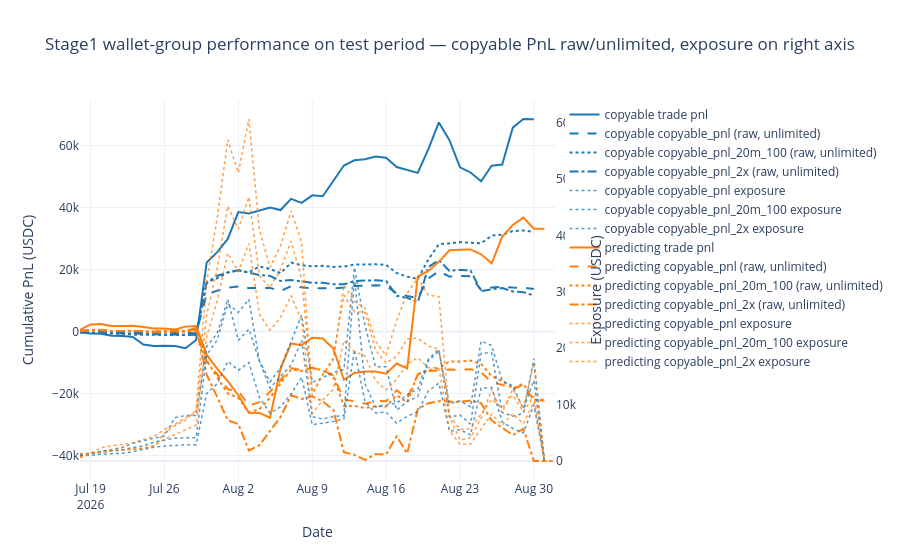

Notebook cell for this chart:
### Code cell
import plotly.graph_objects as go

from polymarket_analysis.visualization.wallet_plots import copyable_exposure_series

print(f"copyable_group wallets: {len(wallet_cohorts['copyable_group']):,}")
print(f"predicting_group wallets: {len(wallet_cohorts['predicting_group']):,}")

pd.set_option('display.max_rows', 100)

PNL_TO_QTY = {
    COPYABLE_PNL_BASE: "copyable_qty_5m_100",
    **{f"copyable_pnl_{k}": cfg["qty_col"] for k, cfg in COPYABLE_VARIANTS.items()},
}

plot_rows = []
exposure_rows = []
for group_label, cohort_name in [('copyable', 'copyable_group'), ('predicting', 'predicting_group')]:
    wallets = set(wallet_cohorts[cohort_name]['wallet'])
    group_trades = df_full[
        (df_full['wallet'].isin(wallets))
        & (~df_full['is_train'])
    ][['dt', 'side', 'price', 'pnl', 'last_condition_trade_ts', *COPYABLE_PNL_COLS, *PNL_TO_QTY.values()]].copy()

    # per-fill copy exposure (price × copyable qty, BUY only)
    for pnl_col, qty_col in PNL_TO_QTY.items():
        group_trades[f'{pnl_col}_exposure'] = np.where(
            group_trades[qty_col] > 0,
            group_trades['price'] * group_trades[qty_col],
            np.nan,
        )

    daily = (
        group_trades
        .assign(plot_dt=group_trades['dt'].dt.floor('D'))
        .groupby('plot_dt', as_index=False)[['pnl', *COPYABLE_PNL_COLS]]
        .sum()
        .sort_values('plot_dt')
        .reset_index(drop=True)
    )
    daily['cum_trade_pnl'] = daily['pnl'].cumsum()
    for c in COPYABLE_PNL_COLS:
        daily[f'cum_{c}'] = daily[c].cumsum()
    daily['wallet_group'] = group_label
    plot_rows.append(daily)

    for c in COPYABLE_PNL_COLS:
        exp = copyable_exposure_series(group_trades, f'{c}_exposure', bucket_freq='D')
        exp['wallet_group'] = group_label
        exp['variant'] = c
        exposure_rows.append(exp)

group_perf = pd.concat(plot_rows, ignore_index=True)
group_exposure = pd.concat(exposure_rows, ignore_index=True)

fig = go.Figure()
colors = {'copyable': '#1f77b4', 'predicting': '#ff7f0e'}
dashes = ['dash', 'dot', 'dashdot']
for group_label in ['copyable', 'predicting']:
    g = group_perf[group_perf['wallet_group'] == group_label]
    fig.add_trace(
        go.Scatter(
            x=g['plot_dt'],
            y=g['cum_trade_pnl'],
            mode='lines',
            name=f'{group_label} trade pnl',
            line=dict(color=colors[group_label], width=2),
        )
    )
    for i, c in enumerate(COPYABLE_PNL_COLS):
        fig.add_trace(
            go.Scatter(
                x=g['plot_dt'],
                y=g[f'cum_{c}'],
                mode='lines',
                name=f'{group_label} {c} (raw, unlimited)',
                line=dict(color=colors[group_label], width=2, dash=dashes[i % len(dashes)]),
            )
        )
    for c in COPYABLE_PNL_COLS:
        e = group_exposure[
            (group_exposure['wallet_group'] == group_label)
            & (group_exposure['variant'] == c)
        ]
        fig.add_trace(
            go.Scatter(
                x=e['dt'],
                y=e['exposure'],
                mode='lines',
                name=f'{group_label} {c} exposure',
                line=dict(color=colors[group_label], width=1.5, dash='dot'),
                opacity=0.75,
                yaxis='y2',
            )
        )

fig.update_layout(
    title='Stage1 wallet-group performance on test period — copyable PnL raw/unlimited, exposure on right axis',
    xaxis_title='Date',
    yaxis_title='Cumulative PnL (USDC)',
    yaxis2=dict(title='Exposure (USDC)', overlaying='y', side='right', showgrid=False),
    template='plotly_white',
)
fig.show()
